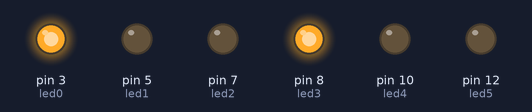
The sketch below on a simulated Arduino Uno, built with avr-gcc and run on an emulated ATmega328P. On the bench: output pins drawn as LEDs (lit = HIGH).

Above: at 0.5 s.
At 3.0 s:
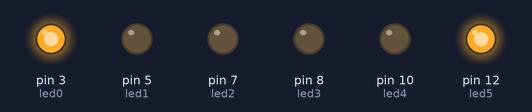
At 5.5 s:
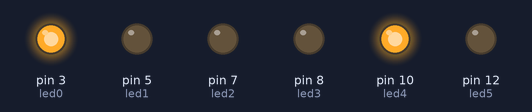
At 9.0 s:
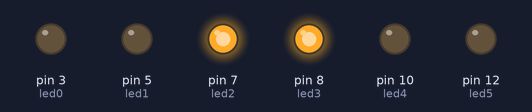
At 11.5 s:
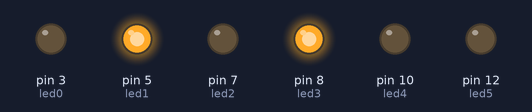
Timing chart, 0 to 16.9 s (numbered marks = the images above):
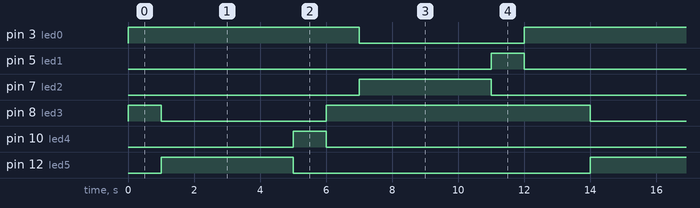

The sketch:

ortidesEntradesDigitals_Projecte_2._Cru_lla_de_sem_fors_EX_1.ino
```cpp
const int led0=3;
const int led1=5;
const int led2=7;
const int led3=8;
const int led4=10;
const int led5=12;

void setup ()

{
  pinMode ( led0, OUTPUT);
  pinMode ( led1, OUTPUT);
  pinMode ( led2, OUTPUT);
  pinMode ( led3, OUTPUT);
  pinMode ( led4, OUTPUT);
  pinMode ( led5, OUTPUT);

}

void loop ()

{
  digitalWrite ( led0, HIGH );
  digitalWrite ( led1, LOW );
  digitalWrite ( led2, LOW );
  digitalWrite ( led3, HIGH );
  digitalWrite ( led4, LOW );
  digitalWrite ( led5, LOW );
  delay(1000); //1

  digitalWrite ( led0, HIGH );
  digitalWrite ( led1, LOW );
  digitalWrite ( led2, LOW );
  digitalWrite ( led3, LOW );
  digitalWrite ( led4, LOW );
  digitalWrite ( led5, HIGH );
  delay(1000); //2

  digitalWrite ( led0, HIGH );
  digitalWrite ( led1, LOW );
  digitalWrite ( led2, LOW );
  digitalWrite ( led3, LOW );
  digitalWrite ( led4, LOW );
  digitalWrite ( led5, HIGH );
  delay(1000); //3

  digitalWrite ( led0, HIGH );
  digitalWrite ( led1, LOW );
  digitalWrite ( led2, LOW );
  digitalWrite ( led3, LOW );
  digitalWrite ( led4, LOW );
  digitalWrite ( led5, HIGH );
  delay(1000);//4

  digitalWrite ( led0, HIGH );
  digitalWrite ( led1, LOW );
  digitalWrite ( led2, LOW );
  digitalWrite ( led3, LOW );
  digitalWrite ( led4, LOW );
  digitalWrite ( led5, HIGH );
  delay(1000);//5

  digitalWrite ( led0, HIGH );
  digitalWrite ( led1, LOW );
  digitalWrite ( led2, LOW );
  digitalWrite ( led3, LOW );
  digitalWrite ( led4, HIGH );
  digitalWrite ( led5, LOW );
  delay(1000); //6

  digitalWrite ( led0, HIGH );
  digitalWrite ( led1, LOW );
  digitalWrite ( led2, LOW );
  digitalWrite ( led3, HIGH );
  digitalWrite ( led4, LOW );
  digitalWrite ( led5, LOW );
  delay(1000); //7

  digitalWrite ( led0, LOW );
  digitalWrite ( led1, LOW );
  digitalWrite ( led2, HIGH );
  digitalWrite ( led3, HIGH );
  digitalWrite ( led4, LOW );
  digitalWrite ( led5, LOW );
  delay(1000); //8

  digitalWrite ( led0, LOW );
  digitalWrite ( led1, LOW );
  digitalWrite ( led2, HIGH );
  digitalWrite ( led3, HIGH );
  digitalWrite ( led4, LOW );
  digitalWrite ( led5, LOW );
  delay(1000); //9

  digitalWrite ( led0, LOW );
  digitalWrite ( led1, LOW );
  digitalWrite ( led2, HIGH );
  digitalWrite ( led3, HIGH );
  digitalWrite ( led4, LOW );
  digitalWrite ( led5, LOW );
  delay(1000); //10

  digitalWrite ( led0, LOW );
  digitalWrite ( led1, LOW );
  digitalWrite ( led2, HIGH );
  digitalWrite ( led3, HIGH );
  digitalWrite ( led4, LOW );
  digitalWrite ( led5, LOW );
  delay(1000); //11

   digitalWrite ( led0, LOW );
  digitalWrite ( led1, HIGH );
  digitalWrite ( led2, LOW );
  digitalWrite ( led3, HIGH );
  digitalWrite ( led4, LOW );
  digitalWrite ( led5, LOW );
  delay(1000); //12

   digitalWrite ( led0, HIGH );
  digitalWrite ( led1, LOW );
  digitalWrite ( led2, LOW );
  digitalWrite ( led3, HIGH );
  digitalWrite ( led4, LOW );
  digitalWrite ( led5, LOW );
  delay(1000); //13

}

// Programa que simula un "cruze" de semàfors
```

Measured:
- by itself, pin 3 (led0): alternates HIGH for 8.0 s and LOW for 5.0 s
- by itself, pin 5 (led1), pin 10 (led4): alternates HIGH for 1.0 s and LOW for 12.0 s
- by itself, pin 7 (led2), pin 12 (led5): alternates HIGH for 4.0 s and LOW for 9.0 s
- by itself, pin 8 (led3): repeats every 13.0 s: LOW 5.0 s, HIGH 8.0 s
